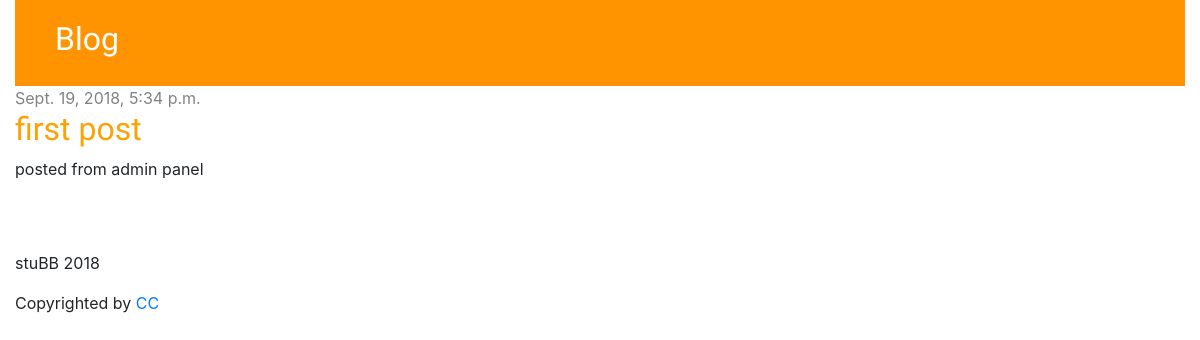
Before: /post/1 with the older database file.
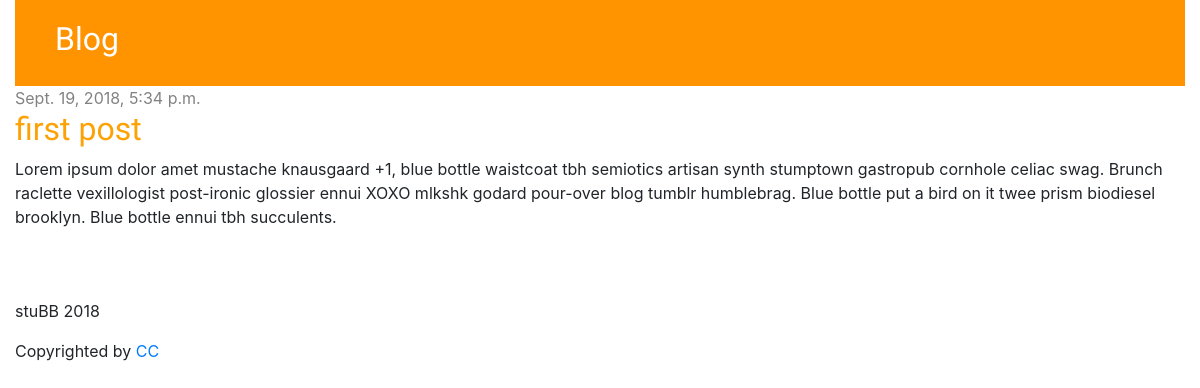
After: the same page with the newer database file.
### sample_blog/models.py (models this page shows, shortened)
class Post(models.Model):
    author = models.ForeignKey('auth.User', on_delete=models.CASCADE)
    title = models.CharField(max_length=200)
    text = models.TextField()
    created_date = models.DateTimeField(default=timezone.now)
    published_date = models.DateTimeField(blank=True, null=True)

### sample_blog/views.py (the view)
# urls.py: path('post/<int:pk>', views.post_detail, name='post_detail'),
def post_detail(request, pk):
    post = get_object_or_404(Post, pk=pk)
    return render(request, 'sample_blog/post_detail.html', {'post': post})

### sample_blog/templates/sample_blog/post_detail.html (shortened to what this page needs)
{% extends "sample_blog/base.html" %}
{% block content %}
<section>
    <article class="post">
        {% if post.published_date %}
            <div class="date">
                {{ post.published_date }}
            </div>
        {% endif %}
        <h1 class="post-header">{{ post.title }}</h1>
        <p>{{ post.text|linebreaksbr }}</p>
    </article>
</section>
{% endblock %}

Changed rows visible on the page:
changed Post "first post": text "posted from admin panel" → "Lorem ipsum dolor amet mustache knausgaard +1, blue bottle waistcoat tbh semiotics artisan synth stumptown gastropub cornhole celiac swag. Brunch raclette vexillologist post-ironic glossier ennui XOXO mlkshk godard pour-over blog tumblr humblebrag. Blue bottle put a bird on it twee prism biodiesel brooklyn. Blue bottle ennui tbh succulents."
